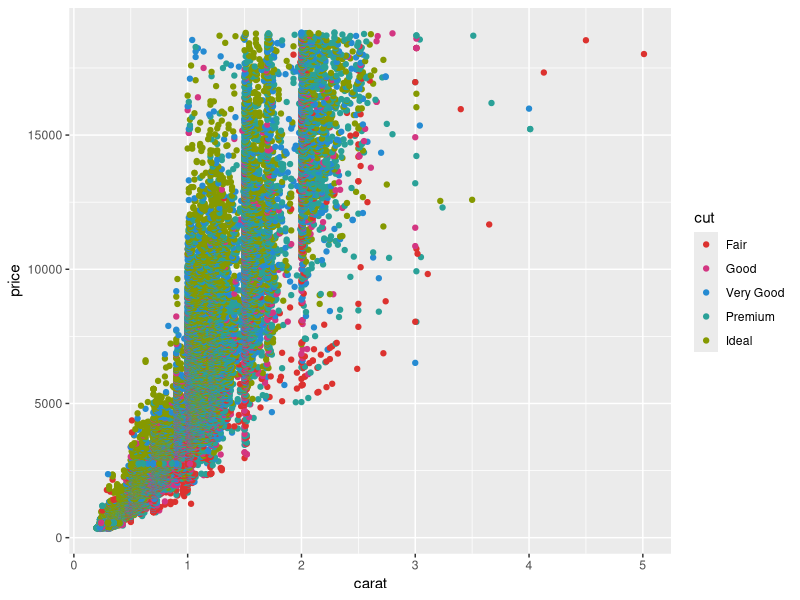
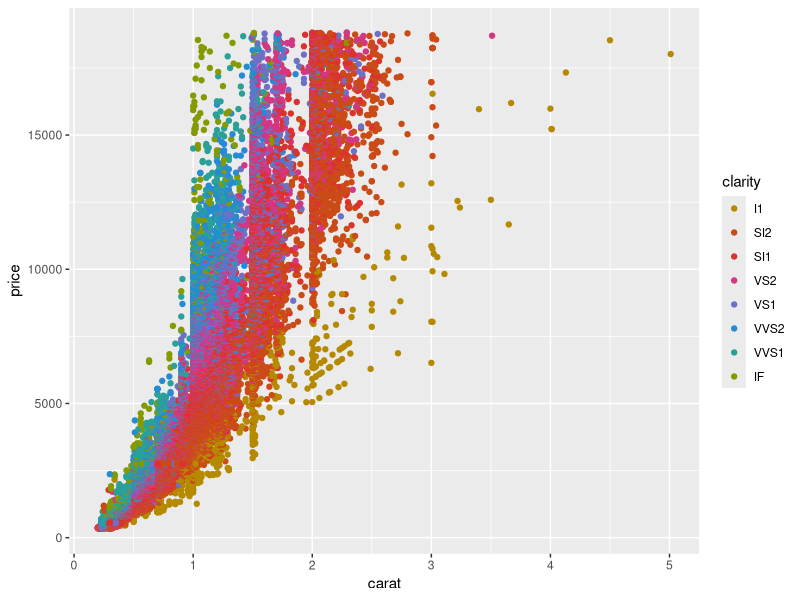
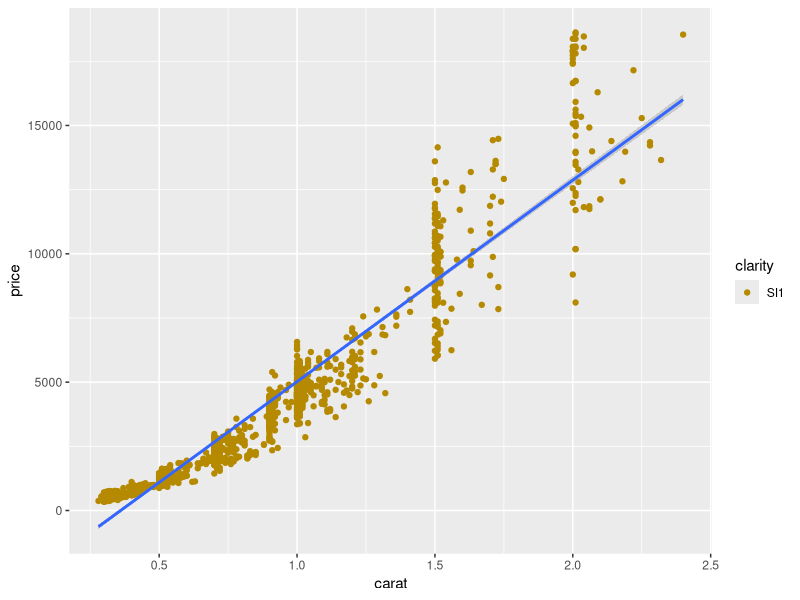

These figures' R source, in order:
## ---- chunk 1
knitr::opts_chunk$set(echo = FALSE)

library(ggplot2)
library(dplyr)
library(ggthemes)
## ---- chunk 2
data(diamonds)
g1 <- ggplot(diamonds, aes(carat, price, color = cut)) +
  geom_point() +
scale_colour_solarized("red")
g1

## ---- chunk 3

g <- ggplot(diamonds, aes(carat, price, color = clarity)) +
  geom_point() +
scale_colour_solarized("yellow")
g

## ---- chunk 4

diamonds<-filter(diamonds,cut=="Good"&clarity=="SI1")

g2 <- ggplot(diamonds)+
  geom_point(aes(carat, price, color = clarity))+
  geom_smooth(aes(carat,price),method = "lm")+  
  scale_colour_solarized("yellow")
g2

